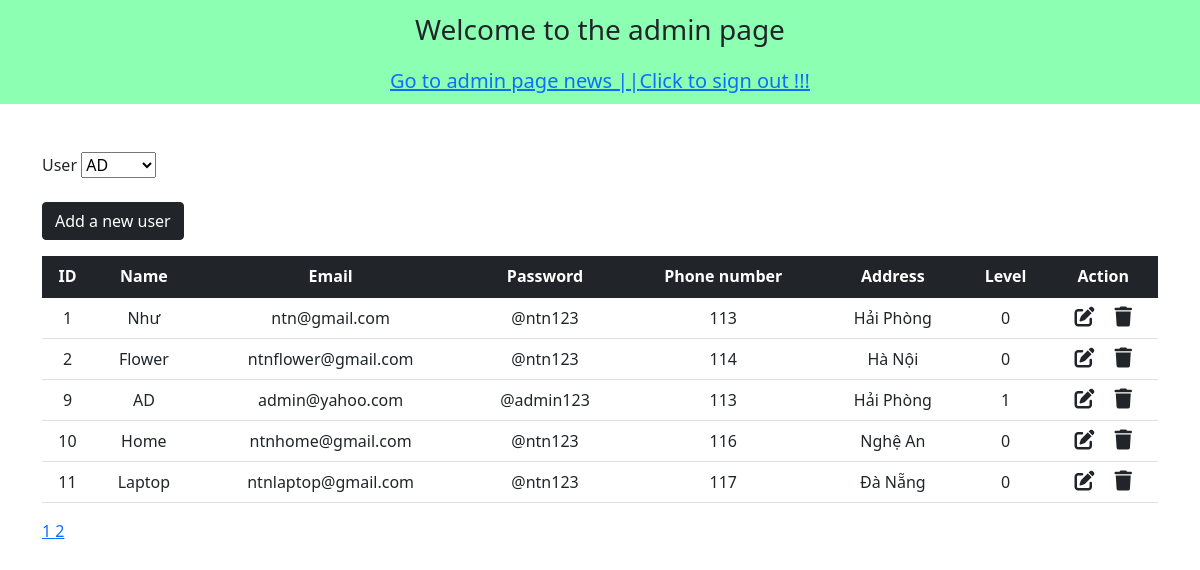
The page /admin/index.php (signed in) on the database its author committed.
### tables this page shows
CREATE TABLE `users` (
  `ID` int NOT NULL AUTO_INCREMENT,
  `name` varchar(50) DEFAULT NULL,
  `email` varchar(50) DEFAULT NULL,
  `password` varchar(50) DEFAULT NULL,
  `phone_number` varchar(20) DEFAULT NULL,
  `address` text,
  `level` tinyint(1) DEFAULT NULL,
  PRIMARY KEY (`ID`)
);

### admin/index.php (the view, shortened to what this page needs)
<!DOCTYPE html>
<html lang="en">
<head>
    <link href="https://cdn.jsdelivr.net/npm/bootstrap@5.1.3/dist/css/bootstrap.min.css" rel="stylesheet">
    <link rel="stylesheet" href="https://cdnjs.cloudflare.com/ajax/libs/font-awesome/6.2.0/css/all.min.css" />
</head>
<body>
<nav class="navbar navbar-light justify-content-center fs-3 mb" style="background-color: #00ff5573;">
    Welcome to the admin page
</nav>
<nav class="navbar navbar-light justify-content-center fs-5 mb-5" style="background-color: #00ff5573;">
    <a href="../user.php">Go to admin page news ||</a>
    <a href="../user_logout.php">Click to sign out !!!</a>
</nav>
<div class="container">
    <?php
        require 'connect.php';
        $query_num_users = "SELECT * FROM users";
        $result_num_users = mysqli_query($connect,$query_num_users);
        $num_users = mysqli_num_rows($result_num_users);
        $num_users_per_page = 5;
        $num_page = ceil($num_users / $num_users_per_page);
        $page = 1;
        $num_page_bypass = $num_users_per_page*($page-1);
        $query = "SELECT * FROM users LIMIT $num_users_per_page OFFSET $num_page_bypass";
        $result = mysqli_query($connect,$query);
    ?>
    User
    <?php
        $query_users = "SELECT * FROM users";
        $result_users = mysqli_query($connect,$query_users);
    ?>
    <select name="select_user"  onchange="this.options[this.selectedIndex].value && (window.location = this.options[this.selectedIndex].value);">
    <?php foreach ($result_users as $each_user) { ?>
        <option value="user.php?ID=<?php echo $each_user['ID'] ?>"
            <?php if($each_user['ID'] == $_SESSION['id']) { ?>
                    selected
            <?php } ?>
            >
            <?php echo $each_user['name'] ?>
        </option>
    <?php } ?>
    </select>
    <br><br>
    <a href="user_insert.php" class="btn btn-dark mb-3">
        Add a new user
    </a>
    <table class="table table-hover text-center">
        <thead class="table-dark">
            <tr>
            <th scope="col">ID</th>
            <th scope="col">Name</th>
            <th scope="col">Email</th>
            <th scope="col">Password</th>
            <th scope="col">Phone number</th>
            <th scope="col">Address</th>
            <th scope="col">Level</th>
            <th scope="col">Action</th>
            </tr>
        </thead>
        <tbody>
            <?php
                while($row = mysqli_fetch_assoc($result)){ ?>
                    <tr>
                        <td><?php echo $row['ID'] ?></td>
                        <td><?php echo $row['name'] ?></td>
                        <td><?php echo $row['email'] ?></td>
                        <td><?php echo $row['password'] ?></td>
                        <td><?php echo $row['phone_number'] ?></td>
                        <td><?php echo $row['address'] ?></td>
                        <td><?php echo $row['level'] ?></td>
                        <td>
                            <a href="user_update.php?ID=<?php echo $row['ID'] ?>" class="link-dark"><i class="fa-solid fa-pen-to-square fs-5 me-3"></i></a>
                            <a href="user_delete.php?ID=<?php echo $row['ID'] ?>" class="link-dark"><i class="fa-solid fa-trash fs-5"></i></a>
                        </td>
                    </tr>
            <?php } ?>
        </tbody>
    </table>
    <?php for ($page=1; $page <= $num_page; $page++) { ?>
        <a href="?page=<?php echo $page ?>">
            <?php echo $page ?>
        </a>
    <?php } ?>
</div>
</body>
</html>

### rows shown on the page
users: ID "1", name "Như", email "ntn@gmail.com", password "@ntn123", phone_number "113", address "Hải Phòng", level "0"
users: ID "2", name "Flower", email "ntnflower@gmail.com", password "@ntn123", phone_number "114", address "Hà Nội", level "0"
users: ID "9", name "AD", email "admin@yahoo.com", password "@admin123", phone_number "113", address "Hải Phòng", level "1"
users: ID "10", name "Home", email "ntnhome@gmail.com", password "@ntn123", phone_number "116", address "Nghệ An", level "0"
users: ID "11", name "Laptop", email "ntnlaptop@gmail.com", password "@ntn123", phone_number "117", address "Đà Nẵng", level "0"

### other values the page prints
form field select_user "AD"
